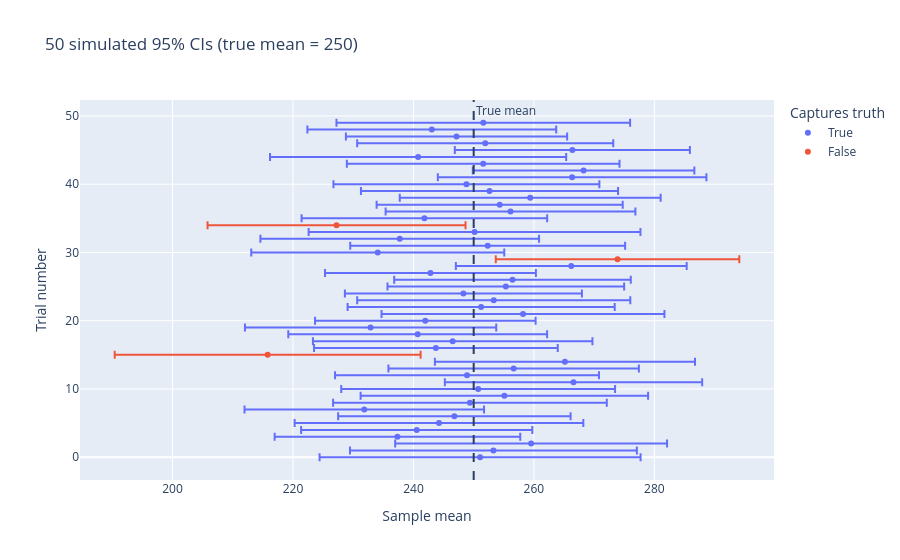

Here is the notebook cell this chart was saved with:
### Code cell
np.random.seed(123)

n_to_plot = 50  # plot the first 50 of the 1000 simulations
fig_data = []

for i in range(n_to_plot):
    sample = np.random.normal(loc=true_mean, scale=true_std, size=sample_size)
    s_mean = sample.mean()
    s_std = sample.std(ddof=1)
    se = s_std / np.sqrt(sample_size)
    moe = 1.96 * se
    lower = s_mean - moe
    upper = s_mean + moe

    captures = lower <= true_mean <= upper

    fig_data.append({
        "trial": i,
        "lower": lower,
        "upper": upper,
        "mean": s_mean,
        "captures": captures,
    })

fig_df = pd.DataFrame(fig_data)

fig = px.scatter(
    fig_df,
    x="mean",
    y="trial",
    color="captures",
    error_x_minus=fig_df["mean"] - fig_df["lower"],
    error_x=fig_df["upper"] - fig_df["mean"],
    title=f"50 simulated 95% CIs (true mean = {true_mean})",
    labels={"mean": "Sample mean", "trial": "Trial number", "captures": "Captures truth"},
)
fig.add_vline(x=true_mean, line_dash="dash", annotation_text="True mean")
fig.show()

### Figure 1 — Plotly figure (JSON) as saved in the notebook; plotly's stock layout.template omitted (floating-point values rounded to 4 significant figures)
{"data": [{"error_x": {"array": [26.65, 23.81, 22.57, 20.39, 19.19, 23.96, 19.3, 19.88, 22.72, 23.86, 22.73, 21.36, 21.91, 20.79, 21.59, 20.23, 23.2, 21.49, 20.86, 18.31, 23.49, 22.17, 22.67, 19.68, 19.64, 19.64, 17.5, 19.16, 21.0, 22.82, 23.13, 27.54, 20.39, 20.74, 20.43, 21.66, 21.34, 22.07, 22.3, 18.39, 22.64, 24.58, 19.52, 21.26, 18.37, 20.66, 24.38], "arrayminus": [26.65, 23.81, 22.57, 20.39, 19.19, 23.96, 19.3, 19.88, 22.72, 23.86, 22.73, 21.36, 21.91, 20.79, 21.59, 20.23, 23.2, 21.49, 20.86, 18.31, 23.49, 22.17, 22.67, 19.68, 19.64, 19.64, 17.5, 19.16, 21.0, 22.82, 23.13, 27.54, 20.39, 20.74, 20.43, 21.66, 21.34, 22.07, 22.3, 18.39, 22.64, 24.58, 19.52, 21.26, 18.37, 20.66, 24.38]}, "hovertemplate": "Captures truth=True<br>Sample mean=%{x}<br>Trial number=%{y}<extra></extra>", "legendgroup": "True", "marker": {"color": "#636efa", "symbol": "circle"}, "mode": "markers", "name": "True", "orientation": "v", "showlegend": true, "type": "scatter", "x": [251.1, 253.3, 259.5, 237.3, 240.5, 244.2, 246.8, 231.8, 249.4, 255.1, 250.7, 266.6, 248.9, 256.6, 265.2, 243.7, 246.5, 240.7, 232.9, 242.0, 258.2, 251.2, 253.3, 248.3, 255.3, 256.4, 242.8, 266.2, 234.1, 252.3, 237.7, 250.1, 241.8, 256.1, 254.3, 259.4, 252.6, 248.8, 266.3, 268.2, 251.6, 240.8, 266.4, 251.9, 247.2, 243.0, 251.6], "xaxis": "x", "y": [0, 1, 2, 3, 4, 5, 6, 7, 8, 9, 10, 11, 12, 13, 14, 16, 17, 18, 19, 20, 21, 22, 23, 24, 25, 26, 27, 28, 30, 31, 32, 33, 35, 36, 37, 38, 39, 40, 41, 42, 43, 44, 45, 46, 47, 48, 49], "yaxis": "y"}, {"error_x": {"array": [25.39, 20.22, 21.41], "arrayminus": [25.39, 20.22, 21.41]}, "hovertemplate": "Captures truth=False<br>Sample mean=%{x}<br>Trial number=%{y}<extra></extra>", "legendgroup": "False", "marker": {"color": "#EF553B", "symbol": "circle"}, "mode": "markers", "name": "False", "orientation": "v", "showlegend": true, "type": "scatter", "x": [215.8, 273.9, 227.2], "xaxis": "x", "y": [15, 29, 34], "yaxis": "y"}], "layout": {"annotations": [{"showarrow": false, "text": "True mean", "x": 250, "xanchor": "left", "xref": "x", "y": 1, "yanchor": "top", "yref": "y domain"}], "legend": {"title": {"text": "Captures truth"}, "tracegroupgap": 0}, "shapes": [{"line": {"dash": "dash"}, "type": "line", "x0": 250, "x1": 250, "xref": "x", "y0": 0, "y1": 1, "yref": "y domain"}], "title": {"text": "50 simulated 95% CIs (true mean = 250)"}, "xaxis": {"anchor": "y", "domain": [0, 1], "title": {"text": "Sample mean"}}, "yaxis": {"anchor": "x", "domain": [0, 1], "title": {"text": "Trial number"}}}}
